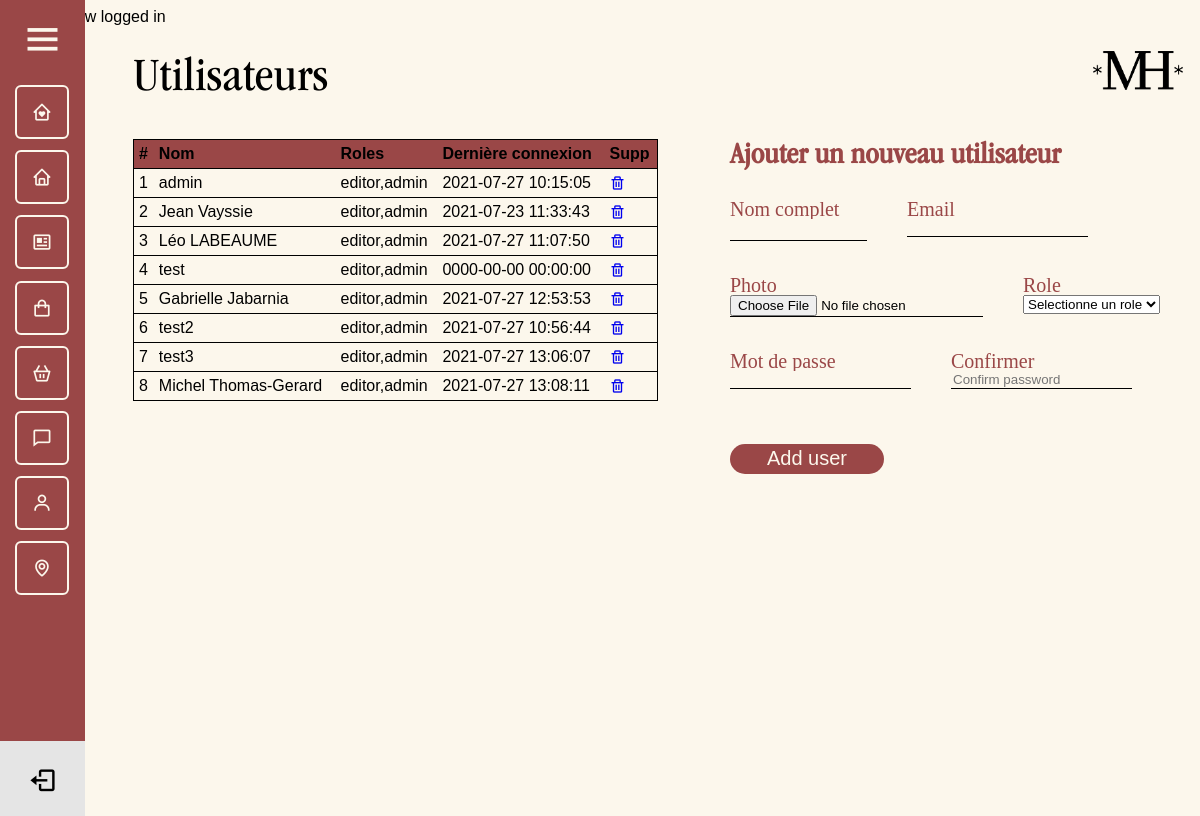
Page /admin/users.php (signed in) on the earlier database version.
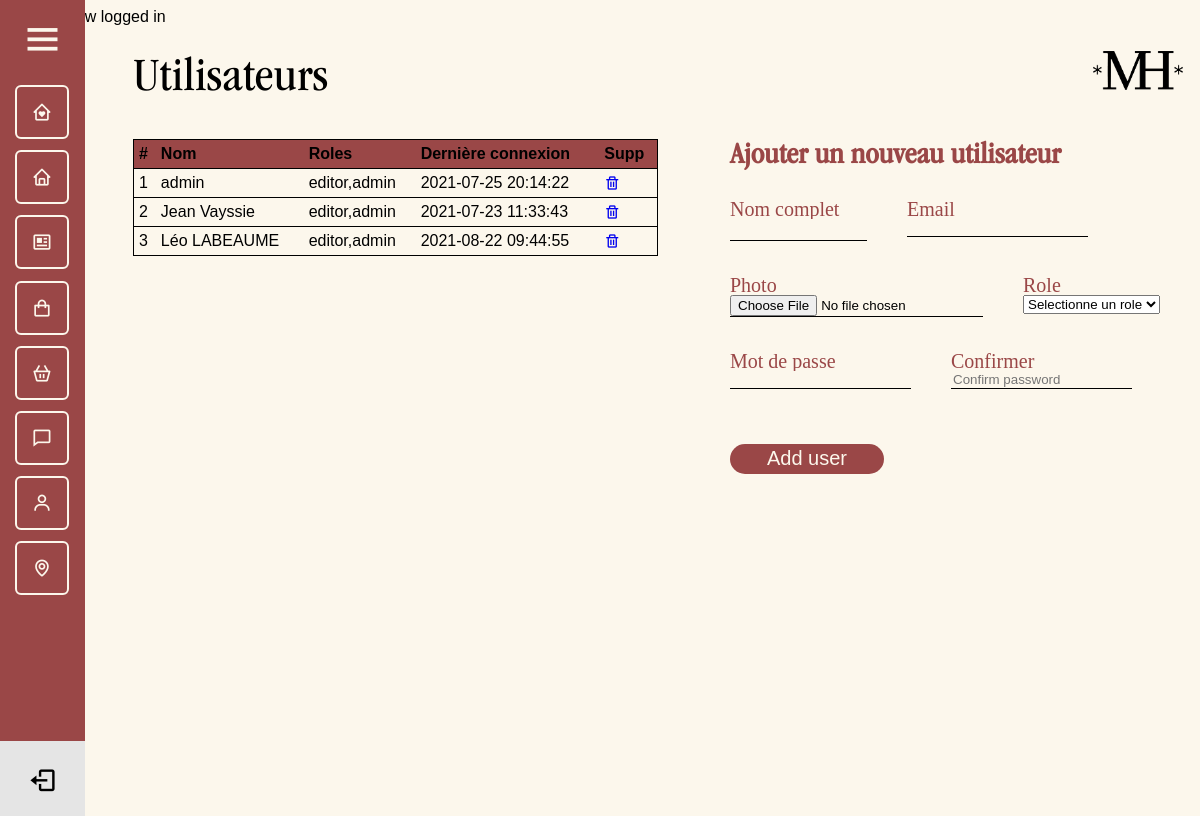
Same page on the later database version.
### tables this page shows
CREATE TABLE IF NOT EXISTS `users` (
  `id` int NOT NULL AUTO_INCREMENT,
  `full_name` varchar(255) NOT NULL,
  `email` varchar(255) NOT NULL,
  `password` varchar(80) NOT NULL,
  `join_date` datetime NOT NULL DEFAULT CURRENT_TIMESTAMP,
  `last_login` datetime NOT NULL,
  `permissions` varchar(255) NOT NULL,
  `photo` text NOT NULL,
  PRIMARY KEY (`id`)
);

### admin/users.php (the view, shortened to what this page needs)
<?php
require_once $_SERVER['DOCUMENT_ROOT'] . '/core/core.php';
include 'includes/header.php';
include 'includes/navigation.php';
$sql = "SELECT * FROM users";
$result = $db->query($sql);
$row_count = 1;
@$fullname = $_POST['fullname'];
@$email = $_POST['email'];
?>
<div class="admin_page">
    <div class="header_admin">
        <h1>Utilisateurs</h1>
        <img src="../assets/png/LOGO_ANCIEN.png" alt="Logo Muriel">
    </div>
    <div class="admin_page_users">
        <div class="table_users">
            <table>
                <thead>
                    <tr>
                        <th>#</th>
                        <th>Nom</th>
                        <th>Roles</th>
                        <th>Dernière connexion</th>
                        <th>Supp</th>
                    </tr>
                </thead>
                <tbody>
                    <?php while ($rows = mysqli_fetch_assoc($result)) : ?>
                        <tr>
                            <td><?= $row_count++; ?></td>
                            <td><?= $rows['full_name']; ?></td>
                            <td><?= $rows['permissions']; ?></td>
                            <td><?= $rows['last_login']; ?></td>
                            <td>
                                <a href="users.php?delete=<?= $rows['id']; ?>"><i class='bx bx-trash'></i></a>
                            </td>
                        </tr>
                    <?php endwhile; ?>
                </tbody>
            </table>
        </div>
        <div class="form_users">
            <form action="users.php" method="POST" class="form" id="add_user" enctype='multipart/form-data' onsubmit="return validate();">
            <h2>Ajouter un nouveau utilisateur</h2>
                <div class="form-control form_users_top">
                    <div>
                        <label for="fullname">Nom complet</label>
                        <br>
                        <input type="text" value="<?= (isset($_GET['edit'])) ? '' . $edit['full_name'] . '' : '' . $fullname . ''; ?>" name="fullname" id="fullname" placeholder="" >
                        <br>
                    </div>
                    <div>
                        <label for="email">Email</label>
                        <br>
                        <input type="email" value="<?= (isset($_GET['edit'])) ? '' . $edit['email'] . '' : '' . $email . ''; ?>" name="email" id="email" placeholder="" >
                        <br>
                    </div>
                </div>
                <div class="form-control form_users_middle">
                    <div>
                        <label for="file">Photo</label>
                        <br>
                        <input type="file" name="file" id="file">
                        <br>
                    </div>
                    <div>
                        <label for="role">Role</label>
                        <br>
                        <select id="permission" name="role">
                            <option value="" selected>Selectionne un role</option>
                        </select>
                        <br>
                    </div>
                </div>
                <div class="form-control form_users_bottom">
                    <div>
                        <label for="password">Mot de passe</label>
                        <br>
                        <input type="password" name="password" id="password" placeholder="">
                        <br>
                    </div>
                    <div>
                        <label for="password2">Confirmer</label>
                        <br>
                        <input type="password" name="password2" id="password2" placeholder="Confirm password">
                        <br>
                    </div>
                </div>
                <div>
                    <input type="submit" name="<?= (isset($_GET['edit'])) ? 'edit' : 'add'; ?>" value="<?= (isset($_GET['edit'])) ? 'Edit user' : 'Add user'; ?>" class="submit_button">
                </div>
            </form>
        </div>
    </div>
</div>

Differences in the rows shown:
removed users: full_name "test", permissions "editor,admin", last_login "0000-00-00 00:00:00"
removed users: full_name "Gabrielle Jabarnia", permissions "editor,admin", last_login "2021-07-27 12:53:53"
removed users: full_name "test2", permissions "editor,admin", last_login "2021-07-27 10:56:44"
removed users: full_name "test3", permissions "editor,admin", last_login "2021-07-27 13:06:07"
removed users: full_name "Michel Thomas-Gerard", permissions "editor,admin", last_login "2021-07-27 13:08:11"
changed users "admin": last_login "2021-07-27 10:15:05" → "2021-07-25 20:14:22"
changed users "Léo LABEAUME": last_login "2021-07-27 11:07:50" → "2021-08-22 09:44:55"
